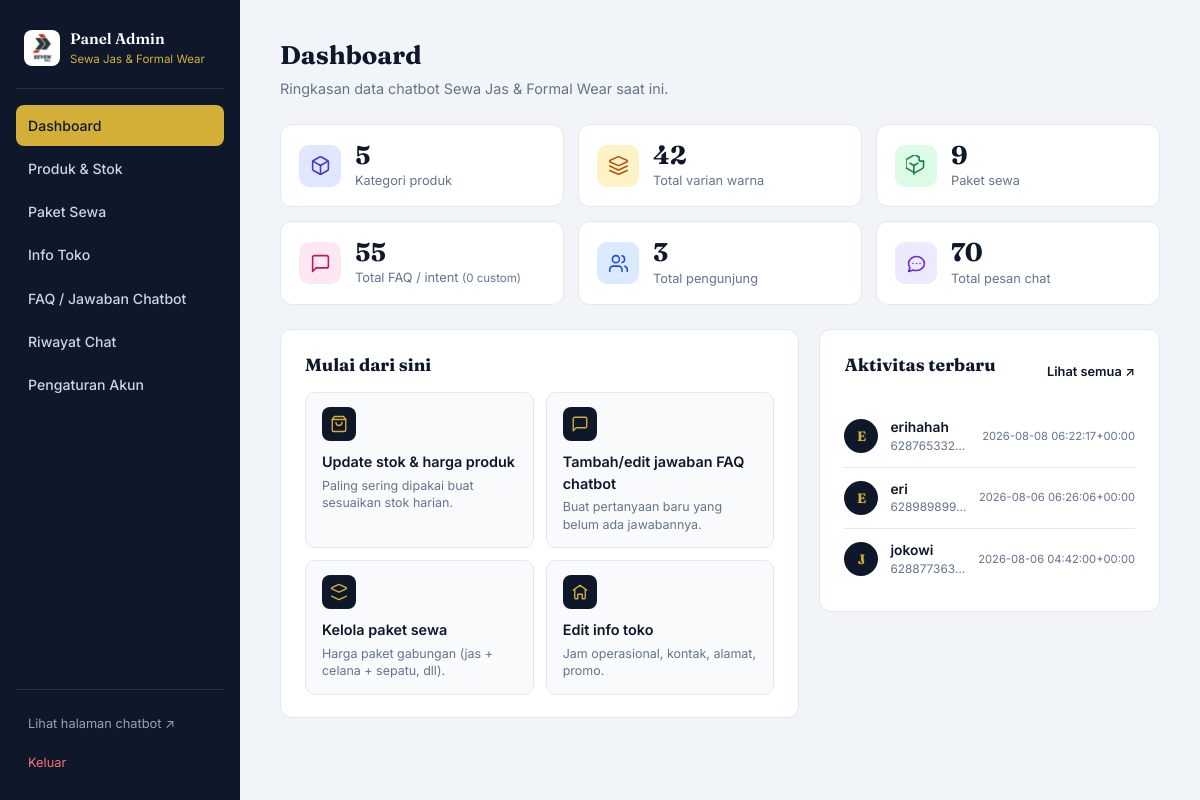
/admin (signed in), run on the app's committed database.
### tables this page shows
CREATE TABLE visitors (
    id              INTEGER PRIMARY KEY AUTOINCREMENT,
    nama            TEXT NOT NULL,
    nomor_telepon   TEXT NOT NULL UNIQUE,
    created_at      TEXT NOT NULL,
    last_seen_at    TEXT NOT NULL
);

### chatbot/routes/admin/dashboard.py (the view)
    @app.route("/admin")
    @admin_login_required
    def admin_dashboard():
        jumlah_produk = sum(len(p["varian_warna"]) for p in state.KB["produk"].values())
        jumlah_kategori = len(state.KB["produk"])
        jumlah_paket = len(state.KB["paket_sewa"])
        jumlah_intent = len(state.INTENTS)
        jumlah_intent_custom = sum(1 for i in state.INTENTS if i.get("keywords"))
        jumlah_visitor = db.count_visitors()
        jumlah_pesan = db.count_messages()
        aktivitas_terbaru = db.list_visitors()[:5]
        return render_template(
            "admin/dashboard.html",
            jumlah_produk=jumlah_produk,
            jumlah_kategori=jumlah_kategori,
            jumlah_paket=jumlah_paket,
            jumlah_intent=jumlah_intent,
            jumlah_intent_custom=jumlah_intent_custom,
            jumlah_visitor=jumlah_visitor,
            jumlah_pesan=jumlah_pesan,
            aktivitas_terbaru=aktivitas_terbaru,
            shop_name=state.KB["informasi_toko"]["nama_usaha"],
        )

### chatbot/__init__.py (called while the page is built)
def create_app() -> Flask:
    app = Flask(
        __name__,
        template_folder=str(config.TEMPLATES_DIR),
        static_folder=str(config.STATIC_DIR),
    )
    app.jinja_env.filters["rupiah"] = rp
    config.DATA_DIR.mkdir(parents=True, exist_ok=True)
    if not config.ADMIN_CONFIG_PATH.exists():
        state.save_admin_config({
            "username": "admin",
            "password_hash": generate_password_hash("ubahsegera123"),
            "secret_key": secrets.token_hex(32),
        })
    state.ADMIN_CONFIG = state.load_admin_config()
    app.secret_key = state.ADMIN_CONFIG["secret_key"]
    state.reload_runtime_state()
    db.init_db()
    @app.context_processor
    def inject_logo():
        return {"logo_filename": state.load_admin_config().get("logo_filename", "logo.jfif")}
    from chatbot.routes import register_routes
    register_routes(app)
    return app

### chatbot/db.py (called while the page is built, shortened)
@contextmanager
def get_conn():
    conn = sqlite3.connect(CHAT_DB_PATH)
    conn.row_factory = sqlite3.Row
    conn.execute("PRAGMA foreign_keys = ON")
    try:
        yield conn
        conn.commit()
    finally:
        conn.close()

def list_visitors(q: str = "") -> list[sqlite3.Row]:
    sql = """
        SELECT v.*, COUNT(m.id) AS jumlah_pesan
        FROM visitors v
        LEFT JOIN chat_messages m ON m.visitor_id = v.id
    """
    params: tuple = ()
    sql += " GROUP BY v.id ORDER BY v.last_seen_at DESC"
    with get_conn() as conn:
        return conn.execute(sql, params).fetchall()

def count_visitors() -> int:
    with get_conn() as conn:
        return conn.execute("SELECT COUNT(*) FROM visitors").fetchone()[0]

def count_messages() -> int:
    with get_conn() as conn:
        return conn.execute("SELECT COUNT(*) FROM chat_messages").fetchone()[0]

### chatbot/routes/auth.py (called while the page is built)
def admin_login_required(view):
    @functools.wraps(view)
    def wrapped(*args, **kwargs):
        if not session.get("admin_logged_in"):
            return redirect(url_for("admin_login", next=request.path))
        return view(*args, **kwargs)
    return wrapped

### chatbot/state.py (called while the page is built)
def load_admin_config() -> dict:
    with open(ADMIN_CONFIG_PATH, encoding="utf-8") as f:
        return json.load(f)

### templates/admin/dashboard.html (shortened to what this page needs)
{% extends "admin/base.html" %}
{% block content %}
<div class="admin-header">
  <h1>Dashboard</h1>
  <p class="admin-muted">Ringkasan data chatbot {{ shop_name }} saat ini.</p>
</div>
<div class="admin-stat-grid">
  <div class="admin-stat-card">
    <div class="admin-stat-icon admin-stat-icon-a">
      <svg viewBox="0 0 24 24" fill="none" stroke="currentColor" stroke-width="1.8" stroke-linecap="round" stroke-linejoin="round"><path d="M21 8a2 2 0 0 0-1-1.73l-7-4a2 2 0 0 0-2 0l-7 4A2 2 0 0 0 3 8v8a2 2 0 0 0 1 1.73l7 4a2 2 0 0 0 2 0l7-4A2 2 0 0 0 21 16Z"/><path d="m3.3 7 8.7 5 8.7-5"/><path d="M12 22V12"/></svg>
    </div>
    <div>
      <div class="admin-stat-num">{{ jumlah_kategori }}</div>
      <div class="admin-stat-label">Kategori produk</div>
    </div>
  </div>
  <div class="admin-stat-card">
    <div class="admin-stat-icon admin-stat-icon-b">
    </div>
    <div>
      <div class="admin-stat-num">{{ jumlah_produk }}</div>
      <div class="admin-stat-label">Total varian warna</div>
    </div>
  </div>
  <div class="admin-stat-card">
    <div class="admin-stat-icon admin-stat-icon-c">
    </div>
    <div>
      <div class="admin-stat-num">{{ jumlah_paket }}</div>
      <div class="admin-stat-label">Paket sewa</div>
    </div>
  </div>
  <div class="admin-stat-card">
    <div class="admin-stat-icon admin-stat-icon-d">
      <svg viewBox="0 0 24 24" fill="none" stroke="currentColor" stroke-width="1.8" stroke-linecap="round" stroke-linejoin="round"><path d="M21 15a2 2 0 0 1-2 2H7l-4 4V5a2 2 0 0 1 2-2h14a2 2 0 0 1 2 2z"/></svg>
    </div>
    <div>
      <div class="admin-stat-num">{{ jumlah_intent }}</div>
      <div class="admin-stat-label">Total FAQ / intent <span class="admin-stat-sub">({{ jumlah_intent_custom }} custom)</span></div>
    </div>
  </div>
  <div class="admin-stat-card">
    <div class="admin-stat-icon admin-stat-icon-e">
      <svg viewBox="0 0 24 24" fill="none" stroke="currentColor" stroke-width="1.8" stroke-linecap="round" stroke-linejoin="round"><path d="M16 21v-2a4 4 0 0 0-4-4H6a4 4 0 0 0-4 4v2"/><circle cx="9" cy="7" r="4"/><path d="M22 21v-2a4 4 0 0 0-3-3.87"/><path d="M16 3.13a4 4 0 0 1 0 7.75"/></svg>
    </div>
    <div>
      <div class="admin-stat-num">{{ jumlah_visitor }}</div>
      <div class="admin-stat-label">Total pengunjung</div>
    </div>
  </div>
  <div class="admin-stat-card">
    <div class="admin-stat-icon admin-stat-icon-f">
      <svg viewBox="0 0 24 24" fill="none" stroke="currentColor" stroke-width="1.8" stroke-linecap="round" stroke-linejoin="round"><path d="M8 12h.01"/><path d="M12 12h.01"/><path d="M16 12h.01"/><path d="M21 12c0 4.418-4.03 8-9 8a9.7 9.7 0 0 1-3.5-.63L3 21l1.5-4.15A7.9 7.9 0 0 1 3 12c0-4.418 4.03-8 9-8s9 3.582 9 8Z"/></svg>
    </div>
    <div>
      <div class="admin-stat-num">{{ jumlah_pesan }}</div>
      <div class="admin-stat-label">Total pesan chat</div>
    </div>
  </div>
</div>
<div class="admin-dashboard-grid">
  <div class="admin-card">
    <h2>Mulai dari sini</h2>
    <div class="admin-quicklink-grid">
      <a class="admin-quicklink-card" href="{{ url_for('admin_produk_list') }}">
        <div class="admin-quicklink-icon">
          <svg viewBox="0 0 24 24" fill="none" stroke="currentColor" stroke-width="1.8" stroke-linecap="round" stroke-linejoin="round"><path d="M6 2 3 6v14a2 2 0 0 0 2 2h14a2 2 0 0 0 2-2V6l-3-4Z"/><path d="M3 6h18"/><path d="M16 10a4 4 0 0 1-8 0"/></svg>
        </div>
        <div class="admin-quicklink-title">Update stok &amp; harga produk</div>
        <div class="admin-quicklink-desc">Paling sering dipakai buat sesuaikan stok harian.</div>
      </a>
      <a class="admin-quicklink-card" href="{{ url_for('admin_intents_list') }}">
        <div class="admin-quicklink-icon">
          <svg viewBox="0 0 24 24" fill="none" stroke="currentColor" stroke-width="1.8" stroke-linecap="round" stroke-linejoin="round"><path d="M21 15a2 2 0 0 1-2 2H7l-4 4V5a2 2 0 0 1 2-2h14a2 2 0 0 1 2 2z"/></svg>
        </div>
        <div class="admin-quicklink-title">Tambah/edit jawaban FAQ chatbot</div>
        <div class="admin-quicklink-desc">Buat pertanyaan baru yang belum ada jawabannya.</div>
      </a>
      <a class="admin-quicklink-card" href="{{ url_for('admin_paket') }}">
        <div class="admin-quicklink-icon">
          <svg viewBox="0 0 24 24" fill="none" stroke="currentColor" stroke-width="1.8" stroke-linecap="round" stroke-linejoin="round"><path d="m12.83 2.18a2 2 0 0 0-1.66 0L2.6 6.08a1 1 0 0 0 0 1.83l8.58 3.91a2 2 0 0 0 1.66 0l8.58-3.9a1 1 0 0 0 0-1.83Z"/><path d="m22 17.65-9.17 4.16a2 2 0 0 1-1.66 0L2 17.65"/></svg>
        </div>
        <div class="admin-quicklink-title">Kelola paket sewa</div>
        <div class="admin-quicklink-desc">Harga paket gabungan (jas + celana + sepatu, dll).</div>
      </a>
      <a class="admin-quicklink-card" href="{{ url_for('admin_info_toko') }}">
        <div class="admin-quicklink-icon">
          <svg viewBox="0 0 24 24" fill="none" stroke="currentColor" stroke-width="1.8" stroke-linecap="round" stroke-linejoin="round"><path d="M3 9.5 12 3l9 6.5"/><path d="M5 9v11a1 1 0 0 0 1 1h3v-6h6v6h3a1 1 0 0 0 1-1V9"/></svg>
        </div>
        <div class="admin-quicklink-title">Edit info toko</div>
        <div class="admin-quicklink-desc">Jam operasional, kontak, alamat, promo.</div>
      </a>
    </div>
  </div>
  <div class="admin-card admin-activity-card">
    <div class="admin-card-header-row">
      <h2>Aktivitas terbaru</h2>
      <a href="{{ url_for('admin_riwayat_list') }}" class="admin-card-link">Lihat semua ↗</a>
    </div>
    {% if aktivitas_terbaru %}
    <ul class="admin-activity-list">
      {% for v in aktivitas_terbaru %}
      <li>
        <a href="{{ url_for('admin_riwayat_detail', visitor_id=v.id) }}" class="admin-activity-row">
          <div class="admin-activity-avatar">{{ v.nama[:1] | upper }}</div>
          <div class="admin-activity-info">
            <div class="admin-activity-name">{{ v.nama }}</div>
            <div class="admin-activity-meta">{{ v.nomor_telepon }} &middot; {{ v.jumlah_pesan }} pesan</div>
          </div>
          <div class="admin-activity-time">{{ v.last_seen_at | replace("T", " ") }}</div>
        </a>
      </li>
      {% endfor %}
    </ul>
    {% else %}
    <p class="admin-muted">Belum ada pengunjung yang chat.</p>
    {% endif %}
  </div>
</div>
{% endblock %}

### static/css/style.css (style rules this page uses)
:root { --bg: #F1F5F9; --room-bg: #FFFFFF; --brand-primary: #0F172A; --brand-accent: #D4AF37; --panel: #F8FAFC; --panel-alt: #F1F5F9; --text: #1E293B; --text-muted: #64748B; --border: #E2E8F0; --msg-user-bg: #0F172A; --msg-user-text: #FFFFFF; --msg-assistant-bg: #F1F5F9; --msg-assistant-text: #1E293B; --font-display: "Fraunces", serif; --font-body: "Inter", -apple-system, sans-serif; --font-mono: "IBM Plex Mono", monospace; }
* { box-sizing: border-box; }
html { scroll-behavior: smooth; }
body { margin: 0; background: var(--bg); color: var(--text); font-family: var(--font-body); line-height: 1.5; }
a { color: inherit; }

### data on the page
visitors: nama "E", nama "erihahah", nomor_telepon "628765332…", last_seen_at "2026-08-08 06:22:17+00:00"
visitors: nama "E", nama "eri", nomor_telepon "62898989…", last_seen_at "2026-08-06 06:26:06+00:00"
visitors: nama "J", nama "jokowi", nomor_telepon "628877363…", last_seen_at "2026-08-06 04:42:00+00:00"

### other printed values
{{ shop_name if shop_name is defined else '' }} "Sewa Jas & Formal Wear"
{{ shop_name }} "Sewa Jas & Formal Wear"
{{ jumlah_kategori }} "5"
{{ jumlah_produk }} "42"
{{ jumlah_paket }} "9"
{{ jumlah_intent }} "55"
{{ jumlah_intent_custom }} "0"
{{ jumlah_visitor }} "3"
{{ jumlah_pesan }} "70"
